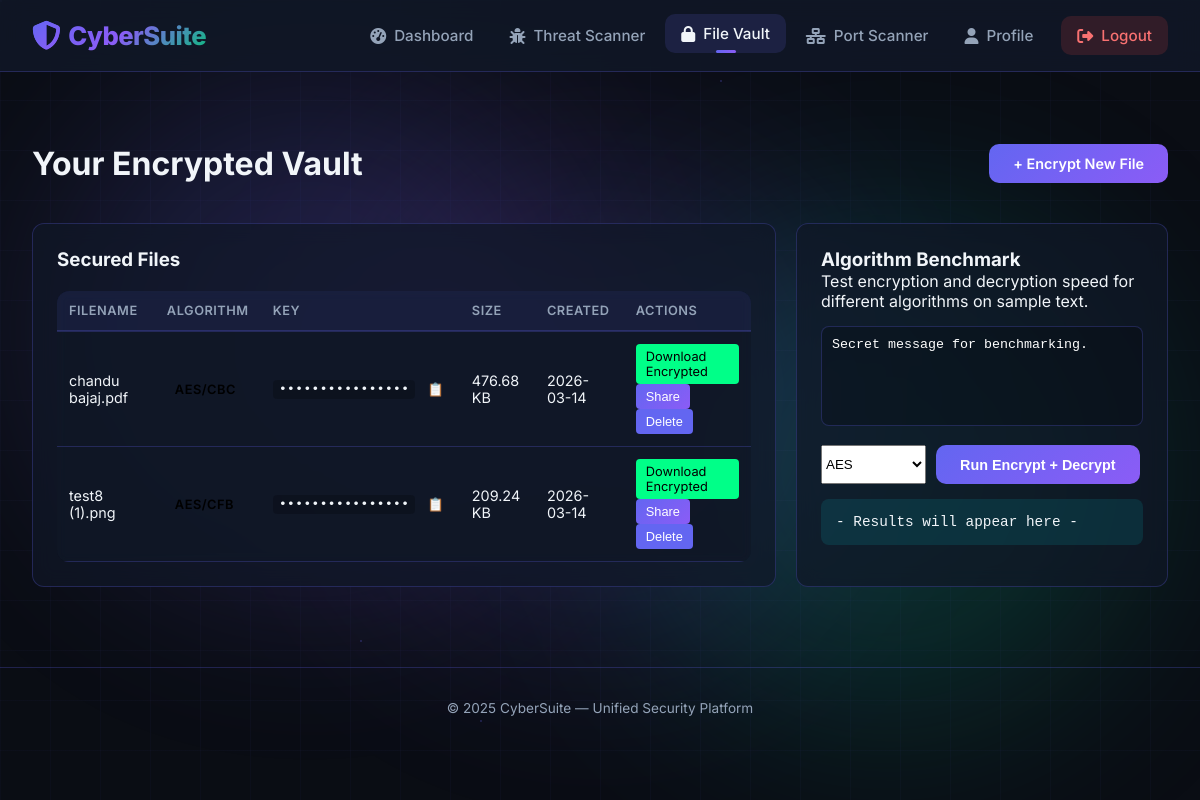
The page /crypto/dashboard (signed in) on the database its author committed.
### models/file.py (models this page shows, shortened)
class FileMetadata(db.Model):
    __tablename__ = 'files'
    id                   = db.Column(db.Integer, primary_key=True)
    user_id              = db.Column(db.Integer, db.ForeignKey('users.id'), nullable=False)
    original_filename    = db.Column(db.String(255), nullable=False)
    encrypted_filename   = db.Column(db.String(255), unique=True, nullable=False)
    file_size            = db.Column(db.Integer)
    encryption_algorithm = db.Column(db.String(50), nullable=False)
    cipher_mode          = db.Column(db.String(20))
    key_size             = db.Column(db.Integer)
    iv_nonce             = db.Column(db.Text)
    salt                 = db.Column(db.String(64))
    tag                  = db.Column(db.String(64))
    decryption_key_salt  = db.Column(db.String(64))
    decryption_key_hash  = db.Column(db.String(128))
    stored_decryption_key = db.Column(db.String(255))
    hash_algorithm       = db.Column(db.String(20), default='SHA256')
    file_hash            = db.Column(db.String(128))
    is_encrypted         = db.Column(db.Boolean, default=True)
    created_at           = db.Column(db.DateTime, default=datetime.utcnow)
    last_downloaded      = db.Column(db.DateTime)

### blueprints/crypto/routes.py (the view)
@crypto_bp.route('/dashboard')
@login_required
def dashboard():
    files = FileMetadata.query.filter_by(user_id=current_user.id).order_by(FileMetadata.created_at.desc()).all()
    return render_template('crypto/dashboard.html', files=files)

### models/user.py (called while the page is built)
@login_manager.user_loader
def load_user(user_id):
    return User.query.get(int(user_id))

### templates/crypto/dashboard.html (shortened to what this page needs)
{% extends "base.html" %}
{% block content %}
<div class="dashboard-header fade-in">
    <h1>Your <span>Encrypted</span> Vault</h1>
    <a href="{{ url_for('crypto.upload') }}" class="btn btn-primary">+ Encrypt New File</a>
</div>
<div class="dashboard-grid fade-in">
    <div class="card file-list-card">
        <h3>Secured Files</h3>
        <div class="table-container">
            <table>
                <thead>
                    <tr>
                        <th>Filename</th>
                        <th>Algorithm</th>
                        <th>Key</th>
                        <th>Size</th>
                        <th>Created</th>
                        <th>Actions</th>
                    </tr>
                </thead>
                <tbody>
                    {% for file in files %}
                    <tr>
                        <td>{{ file.original_filename }}</td>
                        <td><span class="badge">{{ file.encryption_algorithm }}/{{ file.cipher_mode }}</span></td>
                        <td>
                            {% if file.stored_decryption_key %}
                            <div class="key-container">
                                <code class="hidden-key" id="key-{{ file.id }}"
                                    data-key="{{ file.stored_decryption_key }}">••••••••••••••••</code>
                                <button type="button" class="btn-icon copy-btn"
                                    onclick="copyKeyText('{{ file.stored_decryption_key }}', this)" title="Copy Key">
                                    📋
                                </button>
                            </div>
                            {% else %}
                            <span class="text-muted">Not stored</span>
                            {% endif %}
                        </td>
                        <td>{{ (file.file_size / 1024) | round(2) }} KB</td>
                        <td>{{ file.created_at.strftime('%Y-%m-%d') }}</td>
                        <td class="actions">
                            <a href="{{ url_for('crypto.download_encrypted', file_id=file.id) }}"
                                class="btn-sm btn-success">Download Encrypted</a>
                            <button type="button" class="btn-sm btn-share"
                                onclick="openShareModal({{ file.id }}, '{{ file.original_filename|truncate(30) }}')">Share</button>
                            <form action="{{ url_for('crypto.delete', file_id=file.id) }}" method="POST"
                                style="display:inline;">
                                <button type="submit" class="btn-sm btn-danger"
                                    onclick="return confirm('Delete this file?')">Delete</button>
                            </form>
                        </td>
                    </tr>
                    {% else %}
                    <tr>
                        <td colspan="5" style="text-align: center; padding: 40px;">No files encrypted yet. Start by
                            uploading a file!</td>
                    </tr>
                    {% endfor %}
                </tbody>
            </table>
        </div>
    </div>
    <div class="card stats-card">
        <h3>Algorithm Benchmark</h3>
        <p>Test encryption and decryption speed for different algorithms on sample text.</p>
        <div class="workbench">
            <textarea id="test-text"
                placeholder="Enter text to encrypt test...">Secret message for benchmarking.</textarea>
            <div class="workbench-controls">
                <select id="bench-algo">
                    <option value="AES">AES</option>
                </select>
                <button id="run-bench" class="btn btn-primary">Run Encrypt + Decrypt</button>
            </div>
            <div id="bench-result" class="result-box">
                - Results will appear here -
            </div>
        </div>
    </div>
</div>
{% endblock %}

### templates/base.html (style rules this page uses)
*, *::before, *::after { box-sizing: border-box; margin: 0; padding: 0; }
:root { --bg: #0a0d14; --surface: #111827; --surface2: #1a2236; --border: rgba(99,102,241,.25); --accent: #6366f1; --accent2: #8b5cf6; --green: #10b981; --red: #ef4444; --yellow: #f59e0b; --text: #f1f5f9; --muted: #94a3b8; --radius: 12px; }
body { font-family: 'Inter', sans-serif; background: var(--bg); color: var(--text); min-height: 100vh; position: relative; overflow-x: hidden; }
.card { background: rgba(17, 24, 39, 0.7); backdrop-filter: blur(10px); border: 1px solid var(--border); border-radius: var(--radius); padding: 1.5rem; transition: all 0.3s cubic-bezier(0.4, 0, 0.2, 1); position: relative; overflow: hidden; }
.card::before { content: ''; position: absolute; inset: 0; background: linear-gradient(125deg, transparent 0%, rgba(255, 255, 255, 0.05) 50%, transparent 100%); transform: translateX(-100%); transition: transform 0.5s ease; }
.btn { display: inline-flex; align-items: center; gap: .5rem; padding: .7rem 1.5rem; border-radius: 10px; font-size: .9rem; font-weight: 600; cursor: pointer; border: none; text-decoration: none; transition: all 0.3s cubic-bezier(0.4, 0, 0.2, 1); position: relative; overflow: hidden; }
.btn::before { content: ''; position: absolute; top: 50%; left: 50%; width: 0; height: 0; border-radius: 50%; background: rgba(255, 255, 255, 0.2); transform: translate(-50%, -50%); transition: width 0.5s ease, height 0.5s ease; }
.btn-primary { background: linear-gradient(135deg, var(--accent), var(--accent2)); color: #fff; }
.btn-danger { background: rgba(239,68,68,.2); color: #f87171; border: 1px solid rgba(239,68,68,.3); }
.btn-success { background: rgba(16,185,129,.2); color: #34d399; border: 1px solid rgba(16,185,129,.3); }
.badge { display: inline-block; padding: .3rem .8rem; border-radius: 999px; font-size: .75rem; font-weight: 700; letter-spacing: .5px; text-transform: uppercase; transition: all 0.3s ease; }
table { width: 100%; border-collapse: collapse; background: rgba(17, 24, 39, 0.5); backdrop-filter: blur(5px); border-radius: var(--radius); overflow: hidden; }
th, td { padding: 1rem 1.2rem; text-align: left; border-bottom: 1px solid var(--border); font-size: .9rem; }
th { color: var(--muted); font-weight: 600; font-size: .8rem; text-transform: uppercase; letter-spacing: .5px; background: rgba(99, 102, 241, 0.1); }

### templates/crypto/dashboard.html (style rules this page uses)
.dashboard-header { display: flex; justify-content: space-between; align-items: center; margin: 40px 0; }
.dashboard-grid { display: grid; grid-template-columns: 2fr 1fr; gap: 20px; }
table { width: 100%; border-collapse: collapse; margin-top: 20px; }
th { text-align: left; padding: 12px; border-bottom: 2px solid var(--border); }
td { padding: 12px; border-bottom: 1px solid var(--border); }
.badge { background: var(--primary); color: #000; padding: 2px 8px; border-radius: 4px; font-size: 0.8rem; font-weight: 600; }
.btn-sm { padding: 5px 10px; border-radius: 4px; border: none; font-size: 0.8rem; cursor: pointer; text-decoration: none; display: inline-block; }
.btn-success { background: #00ff88; color: #000; }
.btn-danger { background: var(--accent); color: #fff; }
.workbench textarea { width: 100%; height: 100px; margin: 15px 0; background: rgba(0, 0, 0, 0.2); border: 1px solid var(--border); color: #fff; padding: 10px; border-radius: 8px; font-family: monospace; resize: none; box-sizing: border-box; }
.key-container { display: flex; align-items: center; gap: 8px; }
.hidden-key { background: rgba(0, 0, 0, 0.2); padding: 2px 6px; border-radius: 4px; font-size: 0.85rem; user-select: none; }
.btn-icon { background: none; border: none; color: var(--text-secondary); cursor: pointer; padding: 4px; border-radius: 4px; transition: all 0.2s; }
.workbench-controls { display: flex; gap: 10px; margin-bottom: 15px; }
.result-box { background: rgba(0, 242, 255, 0.1); padding: 15px; border-radius: 8px; border: 1px dashed var(--primary); font-family: monospace; font-size: 0.9rem; }
.btn-share { background: linear-gradient(135deg, #6366f1, #8b5cf6); color: #fff; }

### rows shown on the page
FileMetadata: original_filename "chandu bajaj.pdf", encryption_algorithm "AES", cipher_mode "CBC", (file.file_size/1024)|round(2) "476.68", created_at "2026-03-14"
FileMetadata: original_filename "test8 (1).png", encryption_algorithm "AES", cipher_mode "CFB", (file.file_size/1024)|round(2) "209.24", created_at "2026-03-14"
